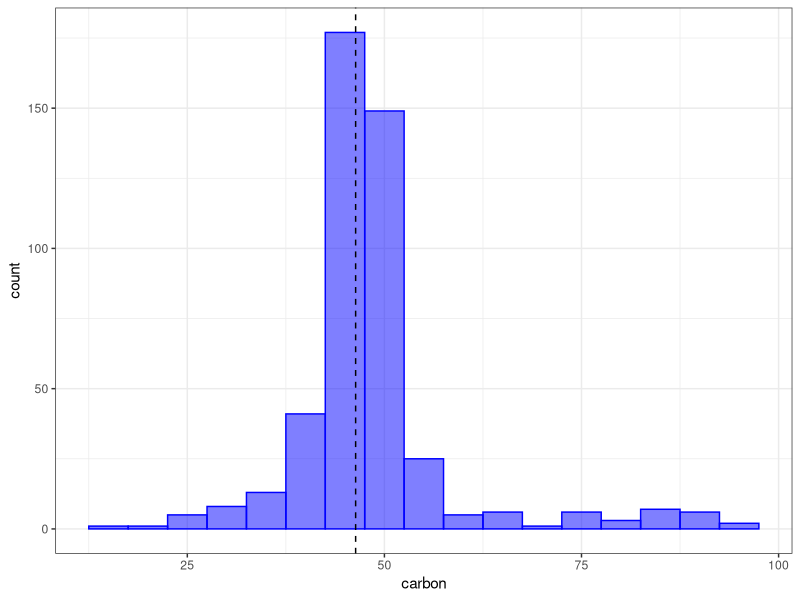

Recreate this plot in R. (Note: this script raises an error after producing the figure.)
## ----ex_setup, include=FALSE--------------------------------------------------
knitr::opts_chunk$set(
  message = FALSE,
  digits = 3,
  collapse = TRUE,
  comment = "#>"
  )
options(digits = 3)

## ----step_list----------------------------------------------------------------
library(recipes)
ls("package:recipes", pattern = "^step_")

## ----initial------------------------------------------------------------------
library(modeldata)
data(biomass)
str(biomass)

biomass_tr <- biomass[biomass$dataset == "Training",]
biomass_te <- biomass[biomass$dataset == "Testing",]

## ----carbon_dist, fig.width=6, fig.height=4.25,  out.width = '100%'-----------
library(ggplot2)
theme_set(theme_bw())
ggplot(biomass_tr, aes(x = carbon)) + 
  geom_histogram(binwidth = 5, col = "blue", fill = "blue", alpha = .5) + 
  geom_vline(xintercept = biomass_te$carbon[1], lty = 2)

## ----initial_def--------------------------------------------------------------
step_percentile <- function(
  recipe, ..., 
  role = NA, 
  trained = FALSE, 
  ref_dist = NULL,
  approx = FALSE, 
  options = list(probs = (0:100)/100, names = TRUE),
  skip = FALSE,
  id = rand_id("percentile")
  ) {

  ## The variable selectors are not immediately evaluated by using
  ##  the `quos` function in `rlang`. `ellipse_check` captures the
  ##  values and also checks to make sure that they are not empty.  
  terms <- ellipse_check(...) 

  add_step(
    recipe, 
    step_percentile_new(
      terms = terms, 
      trained = trained,
      role = role, 
      ref_dist = ref_dist,
      approx = approx,
      options = options,
      skip = skip,
      id = id
    )
  )
}

## ----initialize---------------------------------------------------------------
step_percentile_new <- 
  function(terms, role, trained, ref_dist, approx, options, skip, id) {
    step(
      subclass = "percentile", 
      terms = terms,
      role = role,
      trained = trained,
      ref_dist = ref_dist,
      approx = approx,
      options = options,
      skip = skip,
      id = id
    )
  }

## ----prep_1, eval = FALSE-----------------------------------------------------
#  prep.step_percentile <- function(x, training, info = NULL, ...) {
#    col_names <- terms_select(terms = x$terms, info = info)
#  }

## ----prep_2-------------------------------------------------------------------
get_pctl <- function(x, args) {
  args$x <- x
  do.call("quantile", args)
}

prep.step_percentile <- function(x, training, info = NULL, ...) {
  col_names <- terms_select(terms = x$terms, info = info) 
  ## You can add error trapping for non-numeric data here and so on. See the
  ## `check_type` function to do this for basic types. 
  
  ## We'll use the names later so
  if (x$options$names == FALSE)
    stop("`names` should be set to TRUE", call. = FALSE)
  
  if (!x$approx) {
    ref_dist <- training[, col_names]
  } else {
    ref_dist <- purrr::map(training[, col_names],  get_pctl, args = x$options)
  }

  ## Use the constructor function to return the updated object. 
  ## Note that `trained` is set to TRUE
  
  step_percentile_new(
    terms = x$terms, 
    trained = TRUE,
    role = x$role, 
    ref_dist = ref_dist,
    approx = x$approx,
    options = x$options,
    skip = x$skip,
    id = x$id
  )
}

## ----bake---------------------------------------------------------------------
## Two helper functions
pctl_by_mean <- function(x, ref) mean(ref <= x)

pctl_by_approx <- function(x, ref) {
  ## go from 1 column tibble to vector
  x <- getElement(x, names(x))
  ## get the percentiles values from the names (e.g. "10%")
  p_grid <- as.numeric(gsub("%$", "", names(ref))) 
  approx(x = ref, y = p_grid, xout = x)$y/100
}

bake.step_percentile <- function(object, new_data, ...) {
  require(tibble)
  ## For illustration (and not speed), we will loop through the affected variables
  ## and do the computations
  vars <- names(object$ref_dist)
  
  for (i in vars) {
    if (!object$approx) {
      ## We can use `apply` since tibbles do not drop dimensions:
      new_data[, i] <- apply(new_data[, i], 1, pctl_by_mean, 
                            ref = object$ref_dist[, i])
    } else 
      new_data[, i] <- pctl_by_approx(new_data[, i], object$ref_dist[[i]])
  }
  ## Always convert to tibbles on the way out
  as_tibble(new_data)
}

## ----example------------------------------------------------------------------
library(purrr)
rec_obj <- 
  recipe(HHV ~ ., data = biomass_tr[, -(1:2)]) %>%
  step_percentile(all_predictors(), approx = TRUE) %>%
  prep(training = biomass_tr)

percentiles <- bake(rec_obj, biomass_te)
percentiles

## ----cdf_plot, echo = FALSE, fig.width=6, fig.height=4.25,  out.width = '100%'----
grid_pct <- rec_obj$steps[[1]]$options$probs
plot_data <- data.frame(
  carbon = c(
    quantile(biomass_tr$carbon, probs = grid_pct), 
    biomass_te$carbon
  ),
  percentile = c(grid_pct, percentiles$carbon),
  dataset = rep(
    c("Training", "Testing"), 
    c(length(grid_pct), nrow(percentiles))
  )
)

ggplot(plot_data, 
       aes(x = carbon, y = percentile, col = dataset)) + 
  geom_point(alpha = .4, cex = 2) + 
  theme(legend.position = "top")
